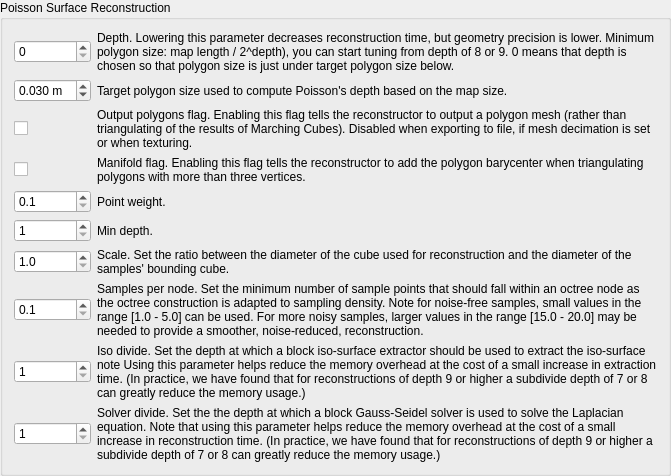
           <widget class="QGroupBox" name="groupBox_poisson">
            <property name="title">
             <string>Poisson Surface Reconstruction</string>
            </property>
            <property name="checkable">
             <bool>false</bool>
            </property>
            <property name="checked">
             <bool>false</bool>
            </property>
            <layout class="QGridLayout" name="gridLayout_14" columnstretch="0,1">
             <item row="0" column="1">
              <widget class="QLabel" name="label_172">
               <property name="text">
                <string>Depth. Lowering this parameter decreases reconstruction time, but geometry precision is lower. Minimum polygon size: map length / 2^depth), you can start tuning from depth of 8 or 9. 0 means that depth is chosen so that polygon size is just under target polygon size below.</string>
               </property>
               <property name="wordWrap">
                <bool>true</bool>
               </property>
              </widget>
             </item>
             <item row="8" column="1">
              <widget class="QLabel" name="label_177">
               <property name="text">
                <string>Samples per node. Set the minimum number of sample points that should fall within an octree node as the octree construction is adapted to sampling density. Note for noise-free samples, small values in the range [1.0 - 5.0] can be used. For more noisy samples, larger values in the range [15.0 - 20.0] may be needed to provide a smoother, noise-reduced, reconstruction.</string>
               </property>
               <property name="wordWrap">
                <bool>true</bool>
               </property>
              </widget>
             </item>
             <item row="9" column="0">
              <widget class="QSpinBox" name="spinBox_poisson_iso">
               <property name="minimum">
                <number>1</number>
               </property>
              </widget>
             </item>
             <item row="3" column="1">
              <widget class="QLabel" name="label_176">
               <property name="text">
                <string>Manifold flag. Enabling this flag tells the reconstructor to add the polygon barycenter when triangulating polygons with more than three vertices.</string>
               </property>
               <property name="wordWrap">
                <bool>true</bool>
               </property>
              </widget>
             </item>
             <item row="8" column="0">
              <widget class="QDoubleSpinBox" name="doubleSpinBox_poisson_samples">
               <property name="decimals">
                <number>1</number>
               </property>
               <property name="minimum">
                <double>0.100000000000000</double>
               </property>
               <property name="maximum">
                <double>30.000000000000000</double>
               </property>
              </widget>
             </item>
             <item row="6" column="0">
              <widget class="QDoubleSpinBox" name="doubleSpinBox_poisson_scale">
               <property name="decimals">
                <number>1</number>
               </property>
               <property name="minimum">
                <double>1.000000000000000</double>
               </property>
               <property name="maximum">
                <double>2.000000000000000</double>
               </property>
              </widget>
             </item>
             <item row="4" column="1">
              <widget class="QLabel" name="label_181">
               <property name="text">
                <string>Point weight.</string>
               </property>
               <property name="wordWrap">
                <bool>true</bool>
               </property>
              </widget>
             </item>
             <item row="5" column="1">
              <widget class="QLabel" name="label_182">
               <property name="text">
                <string>Min depth.</string>
               </property>
               <property name="wordWrap">
                <bool>true</bool>
               </property>
              </widget>
             </item>
             <item row="9" column="1">
              <widget class="QLabel" name="label_178">
               <property name="text">
                <string>Iso divide. Set the depth at which a block iso-surface extractor should be used to extract the iso-surface note Using this parameter helps reduce the memory overhead at the cost of a small increase in extraction time. (In practice, we have found that for reconstructions of depth 9 or higher a subdivide depth of 7 or 8 can greatly reduce the memory usage.)</string>
               </property>
               <property name="wordWrap">
                <bool>true</bool>
               </property>
              </widget>
             </item>
             <item row="3" column="0">
              <widget class="QCheckBox" name="checkBox_poisson_manifold">
               <property name="text">
                <string/>
               </property>
              </widget>
             </item>
             <item row="10" column="1">
              <widget class="QLabel" name="label_179">
               <property name="text">
                <string>Solver divide. Set the the depth at which a block Gauss-Seidel solver is used to solve the Laplacian equation. Note that using this parameter helps reduce the memory overhead at the cost of a small increase in reconstruction time. (In practice, we have found that for reconstructions of depth 9 or higher a subdivide depth of 7 or 8 can greatly reduce the memory usage.)</string>
               </property>
               <property name="wordWrap">
                <bool>true</bool>
               </property>
              </widget>
             </item>
             <item row="6" column="1">
              <widget class="QLabel" name="label_180">
               <property name="text">
                <string>Scale. Set the ratio between the diameter of the cube used for reconstruction and the diameter of the samples' bounding cube.</string>
               </property>
               <property name="wordWrap">
                <bool>true</bool>
               </property>
              </widget>
             </item>
             <item row="2" column="0">
              <widget class="QCheckBox" name="checkBox_poisson_outputPolygons">
               <property name="text">
                <string/>
               </property>
              </widget>
             </item>
             <item row="10" column="0">
              <widget class="QSpinBox" name="spinBox_poisson_solver">
               <property name="minimum">
                <number>1</number>
               </property>
              </widget>
             </item>
             <item row="2" column="1">
              <widget class="QLabel" name="label_outputPolygons">
               <property name="text">
                <string>Output polygons flag. Enabling this flag tells the reconstructor to output a polygon mesh (rather than triangulating of the results of Marching Cubes). Disabled when exporting to file, if mesh decimation is set or when texturing.</string>
               </property>
               <property name="wordWrap">
                <bool>true</bool>
               </property>
              </widget>
             </item>
             <item row="4" column="0">
              <widget class="QDoubleSpinBox" name="doubleSpinBox_poisson_pointWeight">
               <property name="decimals">
                <number>1</number>
               </property>
               <property name="minimum">
                <double>0.100000000000000</double>
               </property>
              </widget>
             </item>
             <item row="5" column="0">
              <widget class="QSpinBox" name="spinBox_poisson_minDepth">
               <property name="minimum">
                <number>1</number>
               </property>
              </widget>
             </item>
             <item row="0" column="0">
              <widget class="QSpinBox" name="spinBox_poisson_depth">
               <property name="minimum">
                <number>0</number>
               </property>
              </widget>
             </item>
             <item row="1" column="1">
              <widget class="QLabel" name="label_outputPolygons_2">
               <property name="text">
                <string>Target polygon size used to compute Poisson's depth based on the map size.</string>
               </property>
               <property name="wordWrap">
                <bool>true</bool>
               </property>
              </widget>
             </item>
             <item row="1" column="0">
              <widget class="QDoubleSpinBox" name="doubleSpinBox_poisson_targetPolygonSize">
               <property name="suffix">
                <string> m</string>
               </property>
               <property name="decimals">
                <number>3</number>
               </property>
               <property name="minimum">
                <double>0.010000000000000</double>
               </property>
               <property name="singleStep">
                <double>0.100000000000000</double>
               </property>
               <property name="value">
                <double>0.030000000000000</double>
               </property>
              </widget>
             </item>
            </layout>
           </widget>
